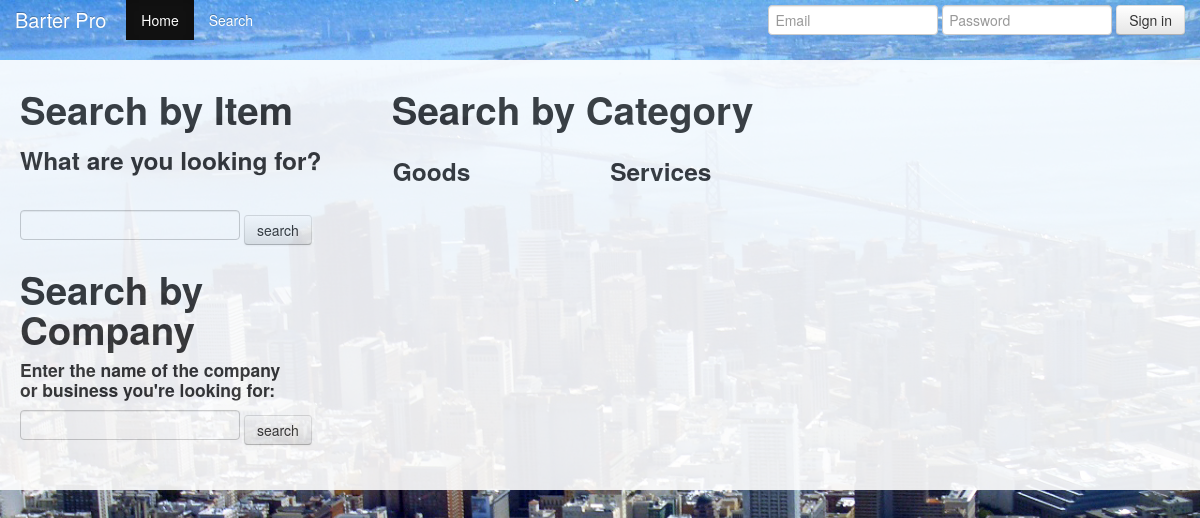
/view_categories, run on an earlier commit of the app's database.
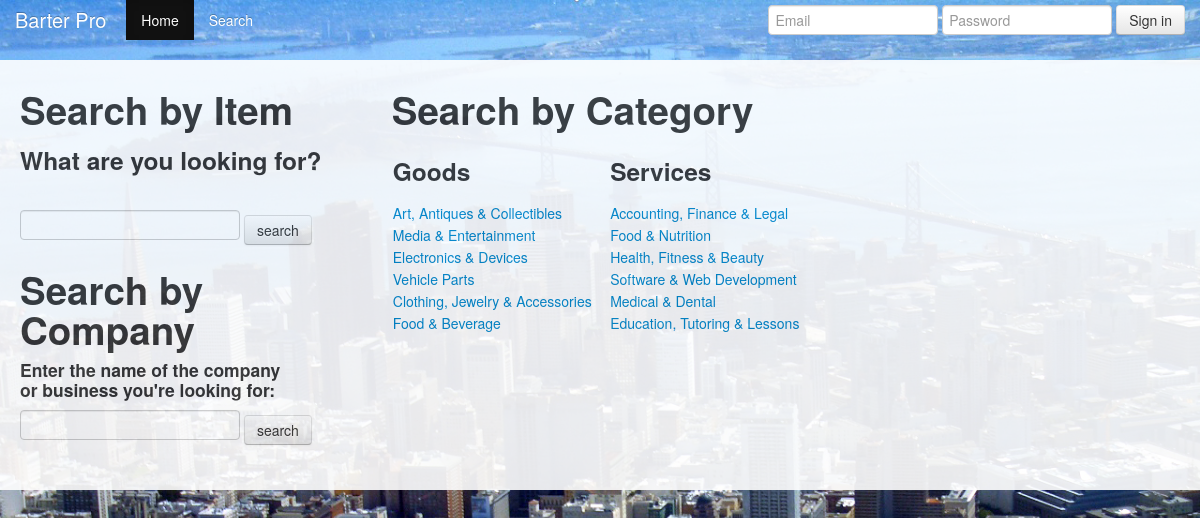
And on a later commit of the database.
### model.py (models this page shows, shortened)
class Category(Base):
	__tablename__ = 'categories'
	id = Column(Integer, primary_key=True)
	name = Column(String)				#category of item listed
	cat_type = Column(Integer) 			#goods or services

### server.py (the view)
@app.route("/view_categories", methods=["GET"])
def view_categories():
	goods = db_session.query(Category).filter_by(cat_type=1).all()
	services = db_session.query(Category).filter_by(cat_type=2).all()
	return render_template("view_categories.html",
							goods=goods, services=services)

### server.py (called while the page is built)
@app.before_request
def before_request():
	g.user_id = session.get("user_id") #gets user ID from current session
	if not g.user_id: # redirects to log-in if no user ID session
		g.user_id = None
		g.user = None
	else:
		g.user = db_session.query(User).get(g.user_id)
		g.notifications, g.new_confirms, g.new_refusals = get_notifications()

### Templates/view_categories.html
{% extends "layout.html" %}
{% block body %}
<div class="row-fluid">
	<div class="span12">
		<div class="row-fluid">
			<div class="span5">
				<h1>Search by Item</h1>
				<form method ="GET" action ="/search_all_cats">
					<h3>What are you looking for?</h3><br>
					<input type ="text" name="search_term">
					<button type ="submit" value="search" class="btn">
						search
					</button>
				</form>
				<h1>Search by Company</h1>
				<form method ="GET" action ="/find_business">
					<h4>Enter the name of the company<br>
						or business you're looking for:</h4>
						<input type ="text" name="search_term">
						<button type ="submit" value="search" class="btn">
							search
						</button>
					</form>
				</div>
				<div class="span6">
					<h1>Search by Category</h1>
					<div class="row-fluid">
						<div class="span6">
							<table>
								<tr>
									<td>
										<strong>
											<h3>Goods</h3>
										</strong>
									</td>
								</tr>
								{% for good in goods %}
								<tr>
									<td>
										<a href="{{url_for('display_items', cat_id=good.id)}}">
											{{ good.name }}
										</a>
									</td>
								</tr>
								{% endfor %}
							</table>
						</div>
						<div class="span6">
							<table>
								<tr>
									<td>
										<strong>
											<h3>Services</h3>
										</strong>
									</td>
								</tr>
								{% for service in services %}
								<tr>
									<td>
										<a href="{{url_for('display_items', cat_id=service.id)}}">	{{ service.name }}
										</a>
									</td>
								</tr>
								{% endfor %}
							</table>
						</div>
					</div>
				</div>
			</div>
		</div>
	</div>
	{% endblock %}

What changed in the data, as far as the page shows it:
added Category: name "Art, Antiques & Collectibles", shown under "Goods"
added Category: name "Media & Entertainment", shown under "Goods"
added Category: name "Electronics & Devices", shown under "Goods"
added Category: name "Vehicle Parts", shown under "Goods"
added Category: name "Clothing, Jewelry & Accessories", shown under "Goods"
added Category: name "Food & Beverage", shown under "Goods"
added Category: name "Accounting, Finance & Legal", shown under "Services"
added Category: name "Food & Nutrition", shown under "Services"
added Category: name "Health, Fitness & Beauty", shown under "Services"
added Category: name "Software & Web Development", shown under "Services"
added Category: name "Medical & Dental", shown under "Services"
added Category: name "Education, Tutoring & Lessons", shown under "Services"
